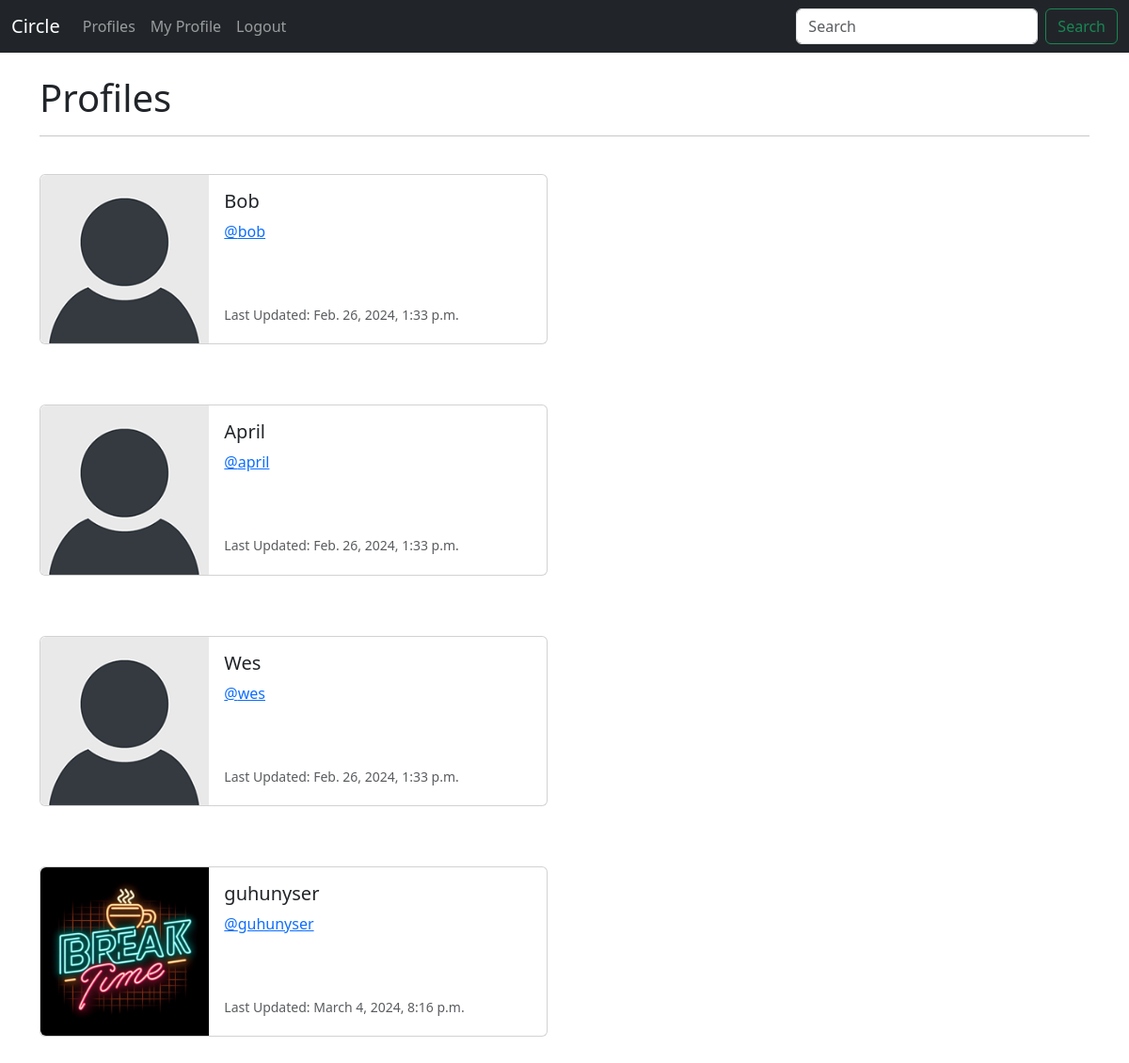
Screenshot of /profile_list/ (signed in) with the database file from the repository.
### circle/models.py (models this page shows, shortened)
class Profile(models.Model):
    user = models.OneToOneField( User, on_delete=models.CASCADE)
    follows = models.ManyToManyField("self",
        related_name="followed_by",
        symmetrical=False,
        blank=True)
    date_modified = models.DateTimeField(User, auto_now=True)
    profile_image = models.ImageField(null=True,blank=True, upload_to="images/")
    profile_bio = models.CharField(null=True, blank=True, max_length=500)
    hompage_link = models.CharField(null=True, blank=True, max_length=250)
    facebook_link = models.CharField(null=True, blank=True, max_length=250)
    instagram_link = models.CharField(null=True, blank=True, max_length=250)
    linkedin_link = models.CharField(null=True, blank=True, max_length=250)
    github_link =models.CharField(null=True, blank=True, max_length=250)

### circle/views.py (the view)
# urls.py: path('profile_list/', views.profile_list, name='profile_list'),
def profile_list(request):
    if request.user.is_authenticated:
        profiles = Profile.objects.exclude(user=request.user)
        return render(request, 'profile_list.html', {"profiles":profiles} )
    else:
        messages.success(request, ("You must be logged in to View Page..."))
        return redirect('home')

### circle/templates/profile_list.html
{% extends 'base.html' %}
{% load static %}
{% block content %}
<h1>Profiles</h1>
<hr/>
<br/>
{% if profiles %}
   {% for profile in profiles %}
   <div class="card mb-3" style="max-width: 540px;">
    <div class="row g-0">
      <div class="col-md-4">
      {%  if profile.profile_image %}
        <img src="{{ profile.profile_image.url }}" width=200 height=200 class="img-fluid rounded-start" alt="{{profile.user.username}}">
      {% else %}
        <img src="{% static 'images/default_profile_pic.png' %}" class="img-fluid rounded-start" alt="Profile Image">
      {% endif %}
      </div>
      <div class="col-md-8">
        <div class="card-body">
          <h5 class="card-title">{{ profile.user.username }}</h5>
          <p class="card-text"><a href="{% url 'profile' profile.user.id %}">@{{ profile.user.username | lower}}</a></a></p><br/><br/>
          <p class="card-text"><small class="text-body-secondary">Last Updated: {{ profile.date_modified }}
        </small></p>
        </div>
      </div>
    </div>
  </div>
  <br/>
  <br/>
   {% endfor %}
{% endif %}
{% endblock %}

### circle/templates/base.html (shortened to what this page needs)
<!doctype html>
<html lang="en">
  <head>
    <link href="https://cdn.jsdelivr.net/npm/bootstrap@5.3.3/dist/css/bootstrap.min.css" rel="stylesheet">
  </head>
  <body>
    {% include 'navbar.html' %}
    <div class="container">
      <br/>
        {% block content %}
        {% endblock %}
    </div>
  </body>
</html>

### circle/templates/navbar.html (shortened to what this page needs)
<nav class="navbar navbar-expand-lg navbar-dark bg-dark">
    <div class="container-fluid">
      <a class="navbar-brand" href="{% url 'home' %}">Circle</a>
      <div class="collapse navbar-collapse" id="navbarSupportedContent">
        <ul class="navbar-nav me-auto mb-2 mb-lg-0">
          <li class="nav-item">
            <a class="nav-link" href="{% url 'profile_list' %}">Profiles</a>
          </li>
          {% if user.is_authenticated %}
          <li class="nav-item">
              <a class="nav-link" href="{% url 'profile' request.user.id %}">My Profile</a>
          </li>
          <li class="nav-item">
            <a class="nav-link" href="{% url 'logout' %}">Logout</a>
        </li>
          {% endif %}
        </ul>
        <form class="d-flex" role="search">
          <input class="form-control me-2" type="search" placeholder="Search" aria-label="Search">
          <button class="btn btn-outline-success" type="submit">Search</button>
        </form>
      </div>
    </div>
  </nav>

### rows the page displays
Profile: user.username "Bob", user.username "bob", date_modified "Feb. 26, 2024, 1:33 p.m."
Profile: user.username "April", user.username "april", date_modified "Feb. 26, 2024, 1:33 p.m."
Profile: user.username "Wes", user.username "wes", date_modified "Feb. 26, 2024, 1:33 p.m."
Profile: profile_image (picture), user.username "guhunyser", date_modified "March 4, 2024, 8:16 p.m."
